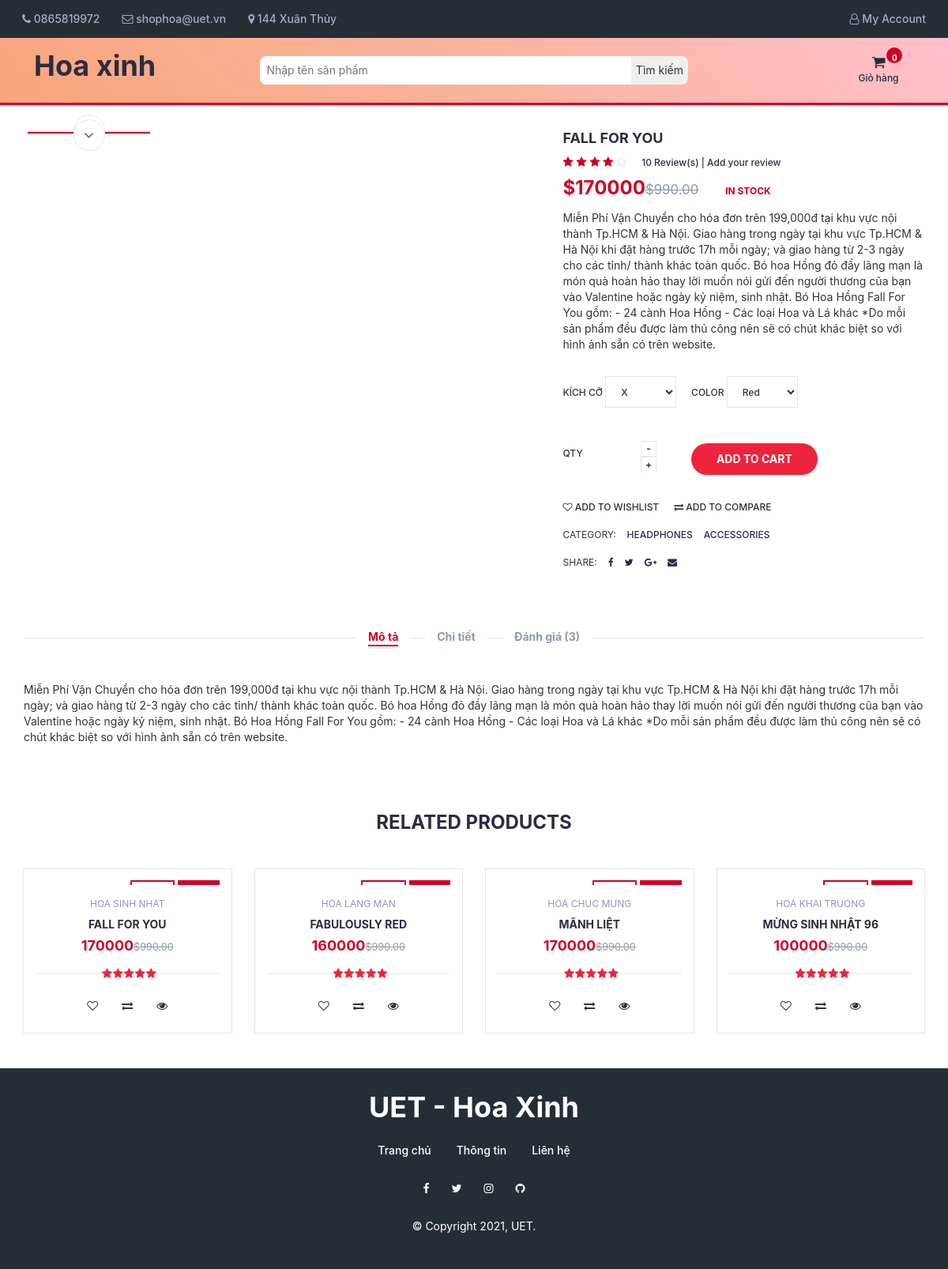
Page /product.php?p=95 on the committed database.
### tables this page shows
CREATE TABLE `products` (
  `product_id` int(100) NOT NULL,
  `product_cat` int(100) NOT NULL,
  `product_brand` int(100) NOT NULL,
  `product_title` varchar(255) NOT NULL,
  `product_price` int(100) NOT NULL,
  `product_desc` text NOT NULL,
  `product_image` text NOT NULL,
  `product_keywords` text NOT NULL
);

CREATE TABLE `categories` (
  `cat_id` int(100) NOT NULL,
  `cat_title` text NOT NULL
);

### product.php (the view, shortened to what this page needs)
<?php
include "header.php";
?>
		<div class="section main main-raised">
			<div class="container">
				<div class="row">
					<?php
								include 'db.php';
								$product_id = $_GET['p'];
								$sql = " SELECT * FROM products WHERE product_id = $product_id";
								$result = mysqli_query($con, $sql);
								if (mysqli_num_rows($result) > 0)
								{
									while($row = mysqli_fetch_assoc($result))
									{
									echo '
                                <div class="col-md-5 col-md-push-2">
                                <div id="product-main-img">
                                    <div class="product-preview">
                                        <img src="product_images/'.$row['product_image'].'" alt="">
                                    </div>
                                    <div class="product-preview">
                                        <img src="product_images/'.$row['product_image'].'" alt="">
                                    </div>
                                    <div class="product-preview">
                                        <img src="product_images/'.$row['product_image'].'" alt="">
                                    </div>
                                    <div class="product-preview">
                                        <img src="product_images/'.$row['product_image'].'" alt="">
                                    </div>
                                </div>
                            </div>
                                <div class="col-md-2  col-md-pull-5">
                                <div id="product-imgs">
                                    <div class="product-preview">
                                        <img src="product_images/'.$row['product_image'].'" alt="">
                                    </div>
                                    <div class="product-preview">
                                        <img src="product_images/'.$row['product_image'].'" alt="">
                                    </div>
                                    <div class="product-preview">
                                        <img src="product_images/'.$row['product_image'].'g" alt="">
                                    </div>
                                    <div class="product-preview">
                                        <img src="product_images/'.$row['product_image'].'" alt="">
                                    </div>
                                </div>
                            </div>
									';
									?>
									<?php
									echo '
                    <div class="col-md-5">
						<div class="product-details">
							<h2 class="product-name">'.$row['product_title'].'</h2>
							<div>
								<div class="product-rating">
									<i class="fa fa-star"></i>
									<i class="fa fa-star"></i>
									<i class="fa fa-star"></i>
									<i class="fa fa-star"></i>
									<i class="fa fa-star-o"></i>
								</div>
								<a class="review-link" href="#review-form">10 Review(s) | Add your review</a>
							</div>
							<div>
								<h3 class="product-price">$'.$row['product_price'].'<del class="product-old-price">$990.00</del></h3>
								<span class="product-available">In Stock</span>
							</div>
							<p>'.$row['product_desc'].'</p>
							<div class="product-options">
								<label>
									Kích cỡ
									<select class="input-select">
										<option value="0">X</option>
									</select>
								</label>
								<label>
									Color
									<select class="input-select">
										<option value="0">Red</option>
									</select>
								</label>
							</div>
							<div class="add-to-cart">
								<div class="qty-label">
									Qty
									<div class="input-number">
										<span class="qty-up">+</span>
										<span class="qty-down">-</span>
									</div>
								</div>
								<div class="btn-group" style="margin-left: 25px; margin-top: 15px">
								<button class="add-to-cart-btn" pid="'.$row['product_id'].'"  id="product" ><i class="fa fa-shopping-cart"></i> add to cart</button>
                                </div>
							</div>
							<ul class="product-btns">
								<li><a href="#"><i class="fa fa-heart-o"></i> add to wishlist</a></li>
								<li><a href="#"><i class="fa fa-exchange"></i> add to compare</a></li>
							</ul>
							<ul class="product-links">
								<li>Category:</li>
								<li><a href="#">Headphones</a></li>
								<li><a href="#">Accessories</a></li>
							</ul>
							<ul class="product-links">
								<li>Share:</li>
								<li><a href="#"><i class="fa fa-facebook"></i></a></li>
								<li><a href="#"><i class="fa fa-twitter"></i></a></li>
								<li><a href="#"><i class="fa fa-google-plus"></i></a></li>
								<li><a href="#"><i class="fa fa-envelope"></i></a></li>
							</ul>
						</div>
					</div>
					<div class="col-md-12">
						<div id="product-tab">
							<ul class="tab-nav">
								<li class="active"><a data-toggle="tab" href="#tab1">Mô tả</a></li>
								<li><a data-toggle="tab" href="#tab2">Chi tiết</a></li>
								<li><a data-toggle="tab" href="#tab3">Đánh giá (3)</a></li>
							</ul>
							<div class="tab-content">
								<div id="tab1" class="tab-pane fade in active">
									<div class="row">
										<div class="col-md-12">
											<p>Miễn Phí Vận Chuyển cho hóa đơn trên 199,000đ tại khu vực nội thành Tp.HCM & Hà Nội.
											Giao hàng trong ngày tại khu vực Tp.HCM & Hà Nội khi đặt hàng trước 17h mỗi ngày; và giao hàng từ 2-3 ngày cho các tỉnh/ thành khác toàn quốc.
											Bó hoa Hồng đỏ đầy lãng mạn là món quà hoàn hảo thay lời muốn nói gửi đến người thương cũa bạn vào Valentine hoặc ngày kỷ niệm, sinh nhật.
											Bó Hoa Hồng Fall For You gồm:
											- 24 cành Hoa Hồng
											- Các loại Hoa và Lá khác
											 *Do mỗi sản phẩm đều được làm thủ công nên sẽ có chút khác biệt so với hình ảnh sẵn có trên website.</p>
										</div>
									</div>
								</div>
							</div>
						</div>
					</div>
				</div>
			</div>
		</div>
		<div class="section main main-raised">
			<div class="container">
				<div class="row">
					<div class="col-md-12">
						<div class="section-title text-center">
							<h3 class="title">Related Products</h3>
						</div>
					</div>
                    ';
									}
								}
								?>
								<?php
                    include 'db.php';
								$product_id = $_GET['p'];
					$product_query = "SELECT * FROM products,categories WHERE product_cat=cat_id AND product_id BETWEEN $product_id AND $product_id+3";
                $run_query = mysqli_query($con,$product_query);
                if(mysqli_num_rows($run_query) > 0){
                    while($row = mysqli_fetch_array($run_query)){
                        $pro_id    = $row['product_id'];
                        $pro_title = $row['product_title'];
                        $pro_price = $row['product_price'];
                        $pro_image = $row['product_image'];
                        $cat_name = $row["cat_title"];
                        echo "
                                <div class='col-md-3 col-xs-6'>
								<a href='product.php?p=$pro_id'><div class='product'>
									<div class='product-img'>
										<img src='product_images/$pro_image' style='max-height: 170px;' alt=''>
										<div class='product-label'>
											<span class='sale'>-30%</span>
											<span class='new'>NEW</span>
										</div>
									</div></a>
									<div class='product-body'>
										<p class='product-category'>$cat_name</p>
										<h3 class='product-name header-cart-item-name'><a href='product.php?p=$pro_id'>$pro_title</a></h3>
										<h4 class='product-price header-cart-item-info'>$pro_price<del class='product-old-price'>$990.00</del></h4>
										<div class='product-rating'>
											<i class='fa fa-star'></i>
											<i class='fa fa-star'></i>
											<i class='fa fa-star'></i>
											<i class='fa fa-star'></i>
											<i class='fa fa-star'></i>
										</div>
										<div class='product-btns'>
											<button class='add-to-wishlist'><i class='fa fa-heart-o'></i><span class='tooltipp'>add to wishlist</span></button>
											<button class='add-to-compare'><i class='fa fa-exchange'></i><span class='tooltipp'>add to compare</span></button>
											<button class='quick-view'><i class='fa fa-eye'></i><span class='tooltipp'>quick view</span></button>
										</div>
									</div>
									<div class='add-to-cart'>
										<button pid='$pro_id' id='product' class='add-to-cart-btn block2-btn-towishlist' href='#'><i class='fa fa-shopping-cart'></i> add to cart</button>
									</div>
								</div>
                                </div>
			";
		}
}
?>
<?php
include "footer.php";
?>

### styles/product.css (style rules this page uses)
body { font-family: -apple-system, BlinkMacSystemFont, 'Segoe UI', Roboto, Oxygen, Ubuntu, Cantarell, 'Open Sans', 'Helvetica Neue', sans-serif; font-weight: 400; }

### rows in the picture
products: product_title "FALL FOR YOU", product_price "170000", product_desc "Miễn Phí Vận Chuyển cho hóa đơn trên 199,000đ tại khu vực nội thành Tp.HCM & Hà Nội. Giao hàng trong ngày tại khu vực Tp.HCM & Hà Nội khi đặt hàng trước 17h mỗi ngày; và giao hàng từ 2-3 ngày cho các tỉnh/ thành khác toàn quốc. Bó hoa Hồng đỏ đầy lãng mạn là món quà hoàn hảo thay lời muốn nói gửi đến người thương cũa bạn vào Valentine hoặc ngày kỷ niệm, sinh nhật. Bó Hoa Hồng Fall For You gồm: - 24 cành Hoa Hồng - Các loại Hoa và Lá khác *Do mỗi sản phẩm đều được làm thủ công nên sẽ có chút khác biệt so với hình ảnh sẵn có trên website.", categories.cat_title "HOA SINH NHAT"
products: categories.cat_title "HOA LANG MAN", product_title "FABULOUSLY RED", product_price "160000"
products: categories.cat_title "HOA CHUC MUNG", product_title "MÃNH LIỆT", product_price "170000"
products: categories.cat_title "HOA KHAI TRUONG", product_title "MỪNG SINH NHẬT 96", product_price "100000"
